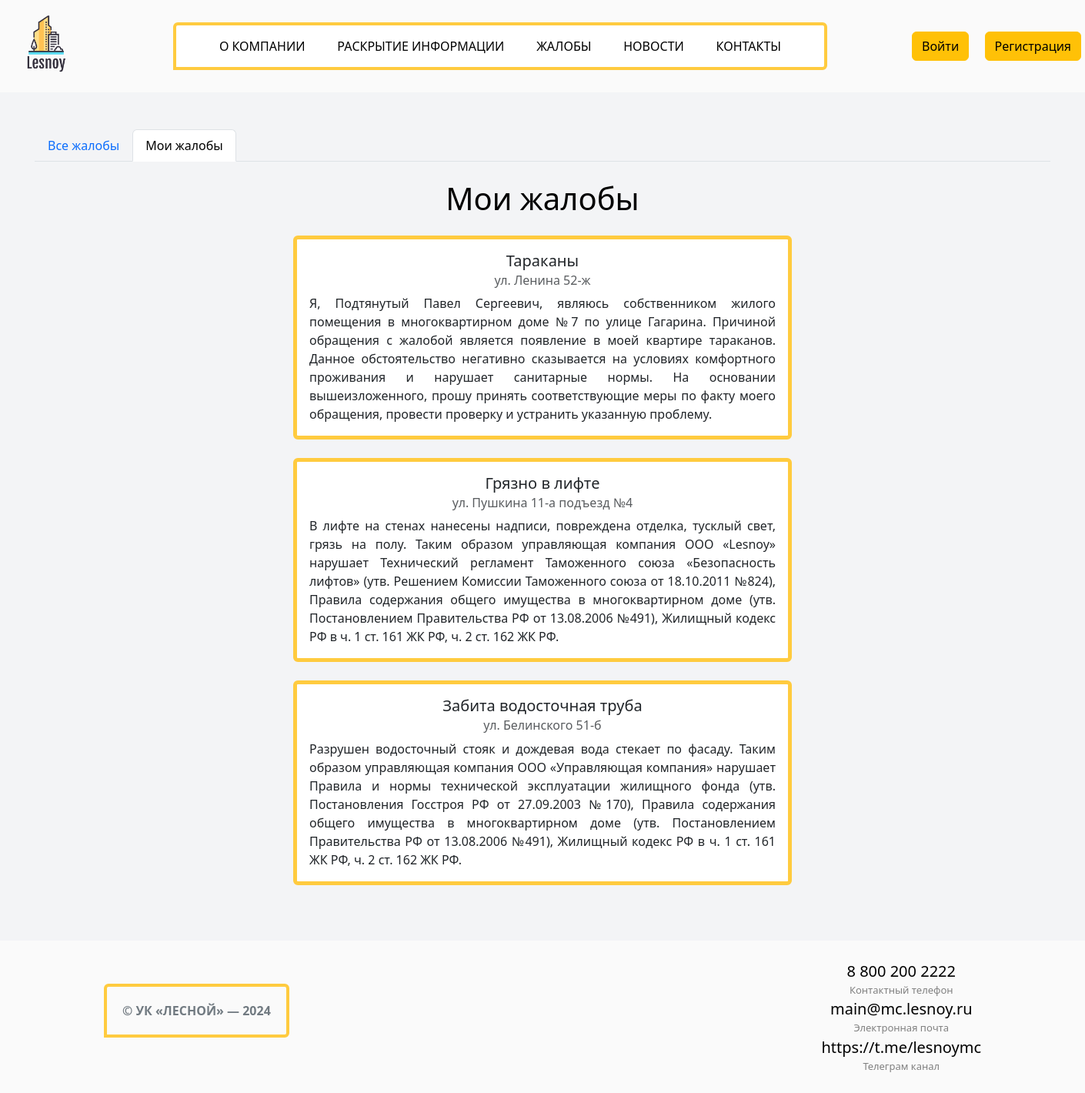
/complaints/my_complaints/1, run on the app's committed database.
### main/models.py (models this page shows, shortened)
class Complaints(models.Model):
    class Meta:
        db_table = "complaints"
        verbose_name = "complaints"
    title = models.CharField(max_length=40, null=True)
    user = models.ForeignKey(User, on_delete=models.CASCADE, null=True)
    house_address = models.CharField(max_length=40, null=True)
    text = models.TextField(max_length=1000, null=True)

### main/views.py (the view)
# urls.py: path('my_complaints/<int:user_id>', views.my_complaints, name="my_complaints"),
def my_complaints(request, user_id):
    user = get_object_or_404(User, id=user_id)
    my_comps = models.Complaints.objects.filter(user_id=user.id)
    return render(request, "my_complaints.html", {"complaints": my_comps})

### templates/my_complaints.html
{% extends "index.html" %}
{% block content %}
<section class="pt-5 pb-5">
    <div class="container card-header">
        <ul class="nav nav-tabs" style="text-align: center;">
            <li class="nav-item">
                <a class="nav-link" aria-current="true" href="{% url 'complaints' %}">Все жалобы</a>
            </li>
            <li class="nav-item">
                <a class="nav-link active" href="{% url 'my_complaints' user.id %}"><span style="position: absolute; color: transparent;">{{ user }}</span>Мои жалобы</a>
            </li>
        </ul>
    </div>
    <div class="container">
        <h1 class="mb-4 mt-4" style="text-align: center;">Мои жалобы</h1>
        {% if complaints %}
        {% for complaint in complaints %}
        <div class="card w-50 mb-4" style="border-color: #ffcb3f; border-width: 5px; margin: 0 auto;">
            <div class="card-body">
                <h5 class="card-title" style="text-align: center;">{{ complaint.title }}</h5>
                <h6 class="card-subtitle mb-2 text-muted" style="text-align: center;">{{ complaint.house_address }}</h6>
                <p class="card-text" style="text-align: justify;">{{ complaint.text }}</p>
            </div>
        </div>
        {% endfor %}
        {% endif %}
    </div>
</section>
{% endblock %}

### main/static/css/style.css (style rules this page uses)
body, html { margin: 0; padding: 0; color: #000; background: #fafafa }
ul { margin: 0; padding: 0; }
section { background-color: #f3f4f6; }

### data on the page
Complaints: title "Тараканы", house_address "ул. Ленина 52-ж", text "Я, Подтянутый Павел Сергеевич, являюсь собственником жилого помещения в многоквартирном доме №7 по улице Гагарина. Причиной обращения с жалобой является появление в моей квартире тараканов. Данное обстоятельство негативно сказывается на условиях комфортного проживания и нарушает санитарные нормы. На основании вышеизложенного, прошу принять соответствующие меры по факту моего обращения, провести проверку и устранить указанную проблему."
Complaints: title "Грязно в лифте", house_address "ул. Пушкина 11-а подъезд №4", text "В лифте на стенах нанесены надписи, повреждена отделка, тусклый свет, грязь на полу. Таким образом управляющая компания ООО «Lesnoy» нарушает Технический регламент Таможенного союза «Безопасность лифтов» (утв. Решением Комиссии Таможенного союза от 18.10.2011 №824), Правила содержания общего имущества в многоквартирном доме (утв. Постановлением Правительства РФ от 13.08.2006 №491), Жилищный кодекс РФ в ч. 1 ст. 161 ЖК РФ, ч. 2 ст. 162 ЖК РФ."
Complaints: title "Забита водосточная труба", house_address "ул. Белинского 51-б", text "Разрушен водосточный стояк и дождевая вода стекает по фасаду. Таким образом управляющая компания ООО «Управляющая компания» нарушает Правила и нормы технической эксплуатации жилищного фонда (утв. Постановления Госстроя РФ от 27.09.2003 №170), Правила содержания общего имущества в многоквартирном доме (утв. Постановлением Правительства РФ от 13.08.2006 №491), Жилищный кодекс РФ в ч. 1 ст. 161 ЖК РФ, ч. 2 ст. 162 ЖК РФ."
